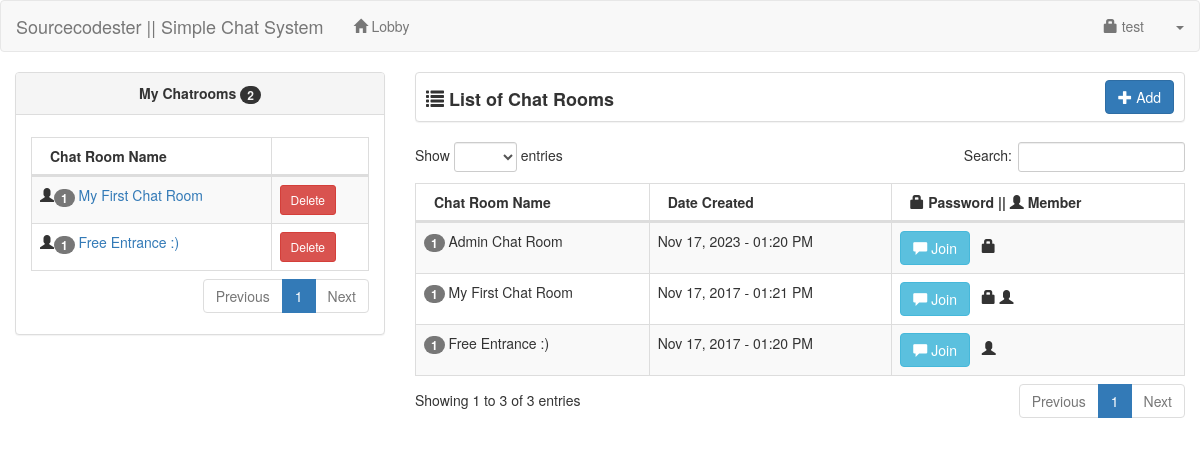
/user/ (signed in), run on the app's committed database.
### tables this page shows
CREATE TABLE `user` (
  `userid` int(11) NOT NULL,
  `username` varchar(30) NOT NULL,
  `password` varchar(150) NOT NULL,
  `uname` varchar(60) NOT NULL,
  `photo` varchar(200) NOT NULL,
  `access` int(1) NOT NULL
);

CREATE TABLE `chat_member` (
  `chat_memberid` int(11) NOT NULL,
  `chatroomid` int(11) NOT NULL,
  `userid` int(11) NOT NULL
);

CREATE TABLE `chatroom` (
  `chatroomid` int(11) NOT NULL,
  `chat_name` varchar(60) NOT NULL,
  `date_created` datetime NOT NULL,
  `chat_password` varchar(30) NOT NULL,
  `userid` int(11) NOT NULL
);

### user/session.php (called while the page is built, shortened)
<?php
	include('../conn.php');
	$sq=mysqli_query($conn,"select * from `user` where userid='".$_SESSION['id']."'");
	$srow=mysqli_fetch_array($sq);
	$user=$srow['username'];
?>

### user/chatlist.php (the view, shortened to what this page needs)
<div class="col-lg-8">
    <div class="panel panel-default" style="height:50px;">
		<span style="font-size:18px; margin-left:10px; position:relative; top:13px;"><strong><span class="glyphicon glyphicon-list"></span> List of Chat Rooms</strong></span>
		<div class="pull-right" style="margin-right:10px; margin-top:7px;">
			<a href="#add_chatroom" data-toggle="modal" class="btn btn-primary"><span class="glyphicon glyphicon-plus"></span> Add</a>
		</div>
	</div>
	<table width="100%" class="table table-striped table-bordered table-hover" id="chatRoom">
        <thead>
            <tr>
                <th>Chat Room Name</th>
				<th>Date Created</th>
				<th><span class="glyphicon glyphicon-lock"></span> Password || <span class="glyphicon glyphicon-user"></span> Member</th>
			</tr>
		</thead>
		<tbody>
		<?php
			$query=mysqli_query($conn,"select * from chatroom order by date_created desc");
			while($row=mysqli_fetch_array($query)){
			?>
			<tr>
				<td>
					<?php
					$num=mysqli_query($conn,"select * from chat_member where chatroomid='".$row['chatroomid']."'");
					?>
					<span class="badge"><?php echo mysqli_num_rows($num); ?></span> <?php echo htmlspecialchars($row['chat_name']); ?>
				</td>
				<td><?php echo date('M d, Y - h:i A', strtotime($row['date_created'])); ?></td>
				<td><button value="<?php echo $row['chatroomid']; ?>" class="btn btn-info join_chat"><span class="glyphicon glyphicon-comment"></span> Join</button> &nbsp;
					<?php
					if (!empty($row['chat_password'])){
						echo '<span class="glyphicon glyphicon-lock"></span>&nbsp;';
					}
					$qq=mysqli_query($conn,"select * from chat_member where chatroomid='".$row['chatroomid']."' and userid='".$_SESSION['id']."'");
					if (mysqli_num_rows($qq)>0){
						echo '<span class="glyphicon glyphicon-user"></span>';
					}
					?>
				</td>
			</tr>
			<?php
			}
		?>
        </tbody>
    </table>
</div>

### user/header.php (shortened to what this page needs)
<!DOCTYPE html>
<html>
<head>
	<link rel="stylesheet" href="https://maxcdn.bootstrapcdn.com/bootstrap/3.3.6/css/bootstrap.min.css" />
	<link href="../css/dataTables.bootstrap.css" rel="stylesheet">
	<link href="../css/dataTables.responsive.css" rel="stylesheet">
</head>

### user/index.php (shortened to what this page needs)
<?php include('session.php'); ?>
<?php include('header.php'); ?>
<body>
<?php include('navbar.php'); ?>
<div class="container-fluid">
	<div class="row">
		<?php include('mychat.php'); ?>
		<?php include('chatlist.php'); ?>
	</div>
</div>
</body>
</html>

### user/navbar.php (shortened to what this page needs)
<nav class="navbar navbar-default">
    <div class="container-fluid">
		<div class="navbar-header">
			<a class="navbar-brand" href="https://www.sourcecodester.com/php/11610/simple-chat-system.html">Sourcecodester || Simple Chat System</a>
		</div>
		<ul class="nav navbar-nav">
			<li><a href="index.php"><span class="glyphicon glyphicon-home"></span> Lobby</a></li>
		</ul>
		<ul class="nav navbar-nav navbar-right">
			<li><a href="#account" data-toggle="modal"><span class="glyphicon glyphicon-lock"></span> <?php echo htmlspecialchars($user); ?></a></li>
			<li class="dropdown">
				<a class="dropdown-toggle" data-toggle="dropdown" href="#"><span class="caret"></span></a>
			</li>
		</ul>
    </div>
</nav>

### user/mychat.php
<div class="col-lg-4">
	<div class="panel panel-default">
	<?php
		$me=mysqli_query($conn,"select * from chat_member left join chatroom on chatroom.chatroomid=chat_member.chatroomid where chat_member.userid='".$_SESSION['id']."' order by chatroom.date_created desc");
		$numme=mysqli_num_rows($me);
	?>
		<div class="panel-heading"><center><strong>My Chatrooms <span class="badge"><?php echo $numme; ?></span></strong></center></div>
		<div class="panel-body">
		<table width="100%" class="table table-striped table-bordered table-hover" id="myChatRoom">
			<thead>
			<th>Chat Room Name</th>
			<th></th>
			</thead>
			<tbody>
			<?php
				$my=mysqli_query($conn,"select * from chat_member left join chatroom on chatroom.chatroomid=chat_member.chatroomid where chat_member.userid='".$_SESSION['id']."' order by chatroom.date_created desc");
					while($myrow=mysqli_fetch_array($my)){
						$nq=mysqli_query($conn,"select * from chat_member where chatroomid='".$myrow['chatroomid']."'");
						?>
						<tr>
							<td><span class="glyphicon glyphicon-user"></span><span class="badge"><?php echo  htmlspecialchars(mysqli_num_rows($nq)); ?></span> <a href="chatroom.php?id=<?php echo  htmlspecialchars($myrow['chatroomid']); ?>"><?php echo htmlspecialchars($myrow['chat_name']); ?></a></td>
							<td>
								<?php
									$memb=mysqli_query($conn,"select * from chatroom where userid='".$_SESSION['id']."' and chatroomid='".$myrow['chatroomid']."'");
									if (mysqli_num_rows($memb)>0){
										?>
										<button type="button" class="btn btn-danger btn-sm delete2" value="<?php echo $myrow['chatroomid']; ?>">Delete</button>
										<?php
									}
									else{
										?>
										<button type="button" class="btn btn-warning btn-sm leave2" value="<?php echo $myrow['chatroomid']; ?>">Leave</button>
										<?php
									}
								?>
							</td>
						</tr>
						<?php
					}
			?>
			</tbody>
		</table>
		</div>
	</div>
</div>

### data on the page
user: username "test"
chat_member: mysqli_num_rows($nq) "1", chatroomid.chat_name "My First Chat Room"
chat_member: mysqli_num_rows($nq) "1", chatroomid.chat_name "Free Entrance :)"
chatroom: mysqli_num_rows($num) "1", chat_name "Admin Chat Room", date_created "Nov 17, 2023 - 01:20 PM"
chatroom: mysqli_num_rows($num) "1", chat_name "My First Chat Room", date_created "Nov 17, 2017 - 01:21 PM", $row['chatroomid'] 3 (drawn)
chatroom: mysqli_num_rows($num) "1", chat_name "Free Entrance :)", date_created "Nov 17, 2017 - 01:20 PM", $row['chatroomid'] 2 (drawn)

### other printed values
$numme "2"
